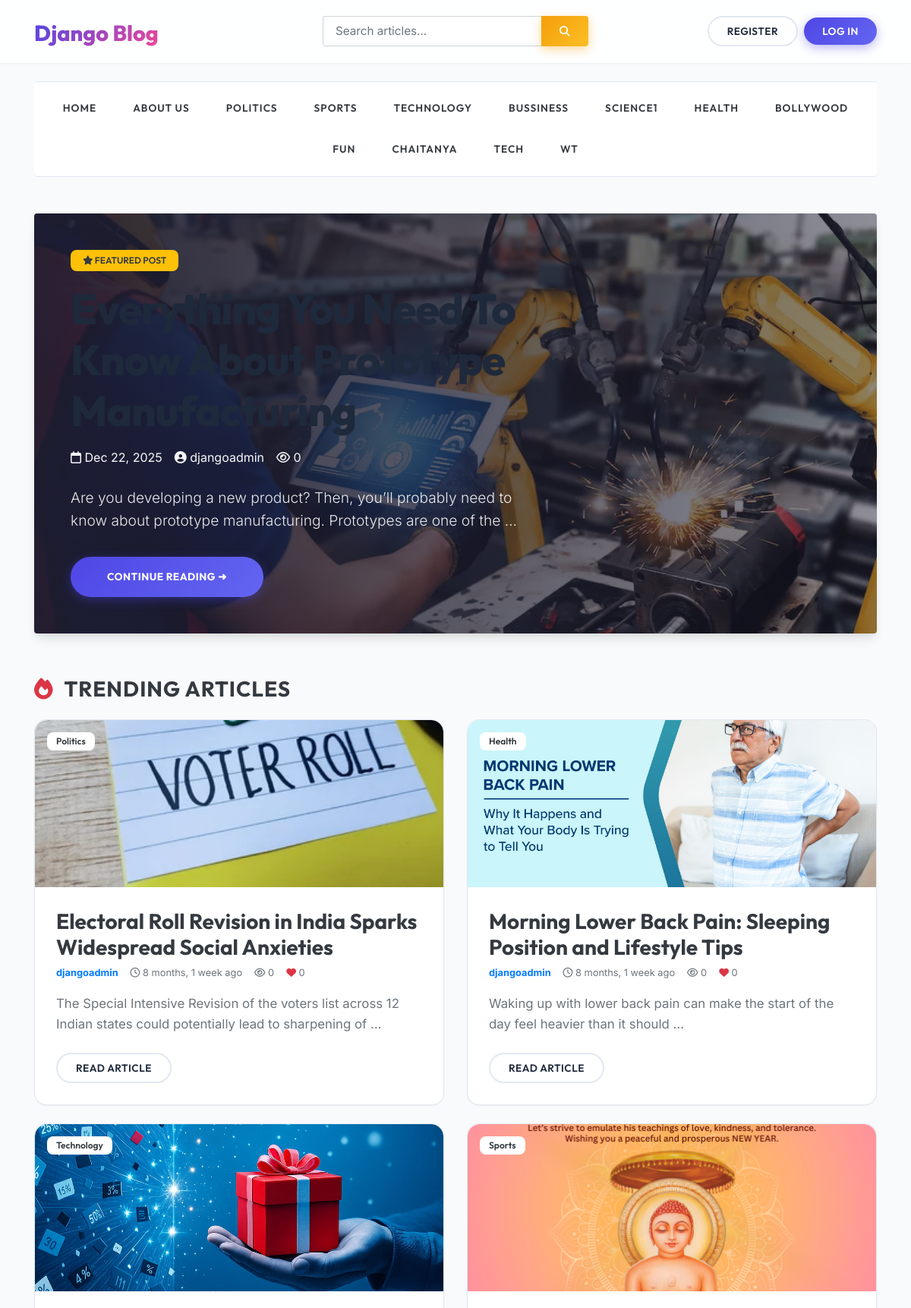
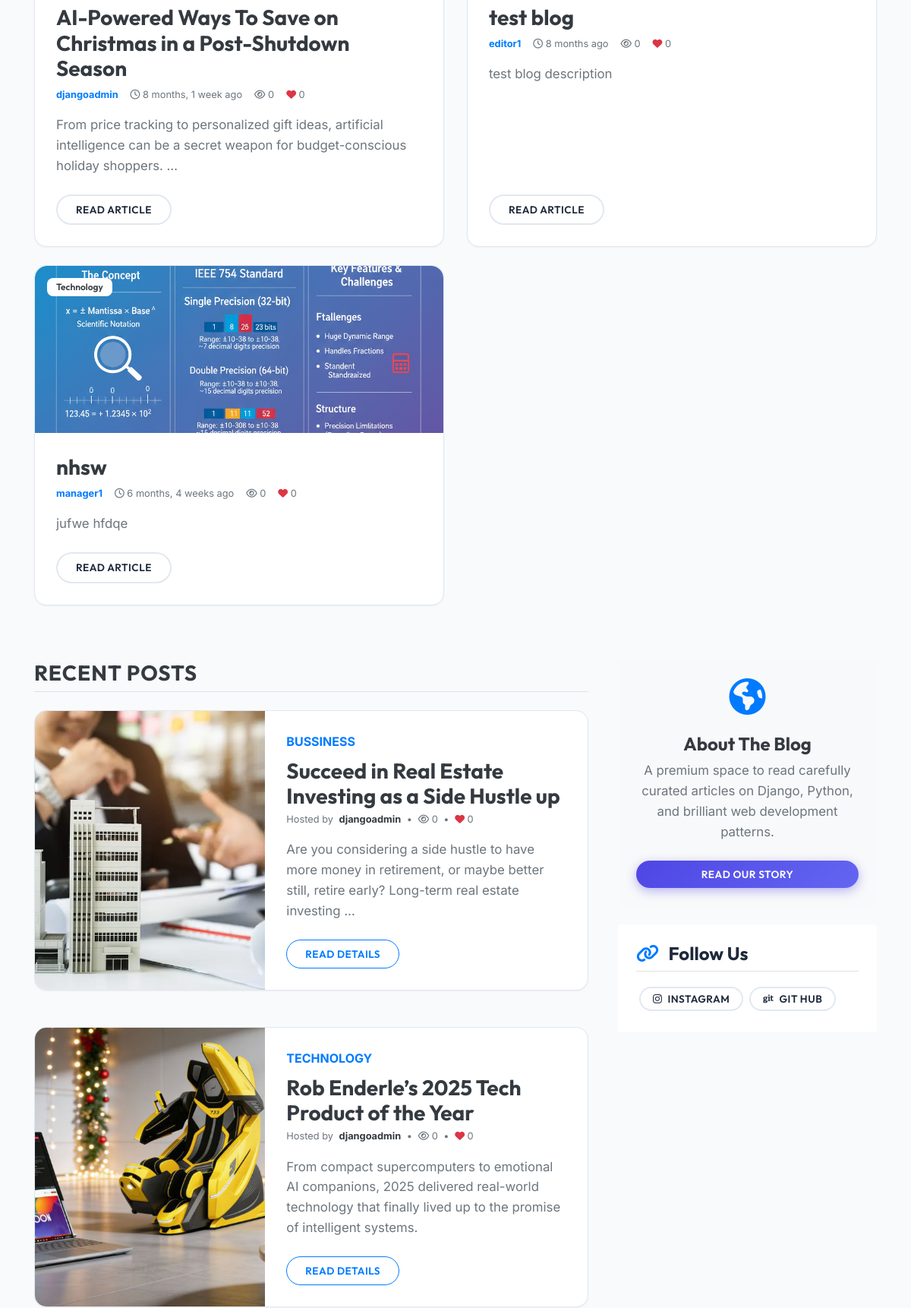
The page / (upper part) on the database its author committed (2 pictures, top to bottom).
### blogs/models.py (models this page shows, shortened)
class Category(models.Model):
    Category_name = models.CharField(max_length=50, unique=True)
    created_at = models.DateTimeField(auto_now_add=True)
    updated_at = models.DateTimeField(auto_now=True)
    class Meta:
        verbose_name_plural = 'categories'
    def __str__(self):
        return self.Category_name

class Blog(models.Model):
    title = models.CharField(max_length=100)
    slug = models.SlugField(max_length=150, unique=True, blank=True)
    category = models.ForeignKey(Category, on_delete=models.CASCADE)
    author = models.ForeignKey(User, on_delete=models.CASCADE)
    featured_image = models.ImageField(upload_to='uploads/%Y/%m/%d')
    short_description = models.TextField(max_length=500)
    blog_body = models.TextField(max_length=2000)
    status = models.CharField(max_length=20, choices=STATUS_CHOICES, default="draft")
    is_featured = models.BooleanField(default=True)
    views_count = models.PositiveIntegerField(default=0)
    likes = models.ManyToManyField(User, related_name='liked_blogs', blank=True)
    bookmarks = models.ManyToManyField(User, related_name='bookmarked_blogs', blank=True)
    created_at = models.DateTimeField(auto_now_add=True)
    updated_at = models.DateTimeField(auto_now=True)

class SocialLinks(models.Model):
    platform = models.CharField(max_length=25)
    link = models.URLField(max_length=100)
    created_at = models.DateTimeField(auto_now_add=True)
    updated_at = models.DateTimeField(auto_now=True)
    class Meta:
        verbose_name_plural = 'Social Links'

### blog_main/views.py (the view)
# urls.py: 2. Add a URL to urlpatterns:  path('', views.home, name='home')
def home(request):
    featured_posts = Blog.objects.filter(is_featured=True, status='published').order_by('updated_at')
    posts = Blog.objects.filter(is_featured=False, status='published')
    context = {
        "featured_posts": featured_posts,
        'posts': posts,
    }
    return render(request, "home.html", context)

### blogs/context_processors.py (called while the page is built)
def get_categories(request):
    categories = Category.objects.all()
    return dict(categories = categories)

def get_social_links(request):
    social_links= SocialLinks.objects.all()
    return dict(social_links = social_links)

### templates/home.html
{% extends 'base.html' %}
{% block content %}
{% for post in featured_posts %}
  {% if forloop.first %}
  <div class="hero-jumbotron p-4 p-md-5 text-white rounded position-relative mb-5" style="background-image: linear-gradient(to right, rgba(30,30,50,0.95), rgba(30,30,50,0.5)), url('{{ post.featured_image.url }}'); background-size: cover; background-position: center; min-height: 480px; display: flex; align-items: center;">
      <div class="col-md-7 px-0" style="z-index: 2;">
        <span class="badge bg-warning text-dark px-3 py-2 mb-3 shadow-sm rounded-pill"><i class="fa fa-star"></i> FEATURED POST</span>
        <h1 class="display-4 font-weight-bolder mb-3">{{ post.title }}</h1>
        <div class="text-light mb-4 d-flex align-items-center">
            <span class="mr-3"><i class="fa fa-calendar-o"></i> {{ post.created_at|date:"M d, Y" }}</span>
            <span class="mr-3"><i class="fa fa-user-circle"></i> <a href="{% url 'author_profile' post.author.username %}" class="text-light text-decoration-underline">{{ post.author }}</a></span>
            <span class="mr-3"><i class="fa fa-eye"></i> {{ post.views_count }}</span>
        </div>
        <p class="lead my-3" style="font-size: 1.2rem; opacity: 0.9;">{{ post.short_description|truncatewords:20 }}</p>
        <p class="lead mb-0 mt-4">
            <a href="{% url 'blogs' post.slug %}" class="btn btn-primary btn-lg font-weight-bold px-5 py-3 shadow-lg rounded-pill text-white mt-2">
                Continue reading ➜
            </a>
        </p>
      </div>
  </div>
  {% endif %}
{% endfor %}
<div class="row pt-2 mb-5">
    <div class="col-12 d-flex justify-content-between align-items-center mb-4">
        <h3 class="text-uppercase text-dark font-weight-bold m-0" style="letter-spacing: 1px;"><i class="fa fa-fire text-danger mr-2"></i> Trending Articles</h3>
    </div>
  {% for post in featured_posts %}
    {% if not forloop.first %}
    <div class="col-md-6 mb-4">
      <div class="card border-0 h-100 shadow-sm transition-transform">
        {% if post.featured_image %}
        <div class="position-absolute p-3 z-index-2 w-100 d-flex justify-content-between">
            <span class="badge bg-white text-dark shadow-sm">{{ post.category }}</span>
        </div>
        <a href="{% url 'blogs' post.slug %}">
          <img src="{{ post.featured_image.url }}" class="card-img-top" alt="{{ post.title }}">
        </a>
        {% endif %}
        <div class="card-body d-flex flex-column">
          <h3 class="mb-2"><a href="{% url 'blogs' post.slug %}" class="text-dark font-weight-bold text-decoration-none">{{ post.title }}</a></h3>
          <div class="mb-3 d-flex align-items-center text-muted small">
            <a href="{% url 'author_profile' post.author.username %}" class="text-primary font-weight-bold mr-3">{{ post.author }}</a>
            <span class="mr-3"><i class="fa fa-clock-o"></i> {{ post.created_at|timesince }} ago</span>
            <span class="mr-3"><i class="fa fa-eye"></i> {{ post.views_count }}</span>
            <span><i class="fa fa-heart text-danger"></i> {{ post.likes.count }}</span>
          </div>
          <p class="card-text text-muted mb-4">{{ post.short_description|truncatewords:18 }}</p>
          <div class="mt-auto">
              <a href="{% url 'blogs' post.slug %}" class="btn btn-outline-secondary btn-sm px-4 rounded-pill">Read Article</a>
          </div>
        </div>
      </div>
    </div>
    {% endif %}
  {% endfor %}
</div>
<main role="main" class="row">
    <div class="col-md-8 blog-main">
      <h3 class="text-uppercase text-dark font-weight-bold mb-4 pb-2 border-bottom" style="letter-spacing: 1px;">Recent Posts</h3>
      <div class="row">
      {% for post in posts %}
        <div class="col-12 mb-5">
            <div class="card border-0 shadow-sm flex-md-row bg-white h-100">
                {% if post.featured_image %}
                 <a href="{% url 'blogs' post.slug %}" class="d-none d-md-block h-100 col-md-5 p-0 overflow-hidden" style="border-top-left-radius: 16px; border-bottom-left-radius: 16px;">
                    <img src="{{ post.featured_image.url }}" alt="{{ post.title }}" class="img-fluid h-100 w-100" style="object-fit:cover;">
                </a>
                {% endif %}
                <div class="card-body d-flex flex-column align-items-start {{ post.featured_image|yesno:'col-md-7,col-12' }}">
                  <strong class="d-inline-block mb-2 text-primary text-uppercase font-weight-bold">{{ post.category }}</strong>
                  <h3 class="mb-1"><a href="{% url 'blogs' post.slug %}" class="text-dark">{{ post.title }}</a></h3>
                  <div class="mb-3 text-muted small">
                    Hosted by <a href="{% url 'author_profile' post.author.username %}" class="text-dark font-weight-bold mx-1">{{ post.author.get_full_name|default:post.author.username }}</a> &bull;
                    <span class="mx-1"><i class="fa fa-eye"></i> {{ post.views_count }}</span> &bull;
                    <span class="ml-1"><i class="fa fa-heart text-danger"></i> {{ post.likes.count }}</span>
                  </div>
                  <p class="card-text mb-4 text-muted">{{ post.short_description|truncatewords:22 }}</p>
                  <a class="btn btn-outline-primary btn-sm rounded-pill mt-auto shadow-sm px-4" href="{% url 'blogs' post.slug %}">Read Details</a>
                </div>
            </div>
        </div>
      {% endfor %}
      </div>
    </div>
    <aside class="col-md-4 blog-sidebar pl-md-4">
      <div class="p-4 mb-4 bg-light rounded text-center border-0 shadow-sm">
        <div class="mb-3"><i class="fa fa-globe fa-3x text-primary mb-2"></i></div>
        <h4 class="font-weight-bold text-dark">About The Blog</h4>
        <p class="mb-0 text-muted mt-2">A premium space to read carefully curated articles on Django, Python, and brilliant web development patterns.</p>
        <a href="{% url 'about_page' %}" class="btn btn-primary btn-block mt-4 rounded-pill shadow-sm">Read Our Story</a>
      </div>
      {% if social_links %}
      <div class="p-4 bg-white shadow-sm rounded">
        <h4 class="font-weight-bold border-bottom pb-2 mb-3"><i class="fa fa-link text-primary mr-2"></i> Follow Us</h4>
        <ol class="list-unstyled mb-0 d-flex flex-wrap">
          {% for i in social_links %}
            <li class="m-1"><a href="{{ i.link }}" target="_blank" class="btn btn-outline-secondary rounded-pill px-3 py-1 btn-sm"><i class="fa fa-{{ i.platform|lower }} mr-1"></i> {{ i.platform }}</a></li>
          {% endfor %}
        </ol>
      </div>
      {% endif %}
    </aside>
</main>
{% endblock %}

### templates/base.html (shortened to what this page needs)
{% load static %}
<!DOCTYPE html>
<html lang="en">
<head>
    <link href="https://getbootstrap.com/docs/4.0/dist/css/bootstrap.min.css" rel="stylesheet">
    <link rel="stylesheet" href="https://cdnjs.cloudflare.com/ajax/libs/font-awesome/4.7.0/css/font-awesome.min.css">
    <link href="{% static 'css/blog.css' %}" rel="stylesheet">
</head>
<body>
<div class="glass-nav py-3 mb-4">
    <div class="container">
        <header class="row flex-nowrap justify-content-between align-items-center">
            <div class="col-4 pt-1">
                <a class="blog-header-logo" href="{% url 'home' %}">Django Blog</a>
            </div>
            <div class="col-4">
                <form action="{% url 'search' %}" method="GET" class="w-100">
                    <div class="input-group drop-shadow-sm">
                        <input class="form-control border-right-0 form-control-lg rounded-left"
                               type="text"
                               name="keyword"
                               placeholder="Search articles..."
                               aria-label="Search articles"
                               style="font-family: var(--font-body); font-size: 0.95rem;">
                        <div class="input-group-append">
                            <button class="btn btn-warning rounded-right px-4" type="submit" style="border-top-left-radius: 0; border-bottom-left-radius: 0;">
                                <i class="fa fa-search"></i>
                            </button>
                        </div>
                    </div>
                </form>
            </div>
            {% if not user.is_authenticated %}
            <div class="col-4 d-flex justify-content-end align-items-center">
                <a class="btn btn-outline-secondary mr-2" href="{% url 'register' %}">Register</a>
                <a class="btn btn-primary px-4" href="{% url 'login' %}">Log In</a>
            </div>
            {% endif %}
        </header>
    </div>
</div>
<div class="container">
    <div class="category-nav py-2 shadow-sm rounded mb-5">
        <nav class="nav d-flex justify-content-center text-center">
            <a class="p-3 text-dark mx-2" href="{% url 'home' %}">HOME</a>
            <a class="p-3 text-dark mx-2" href="{% url 'about_page' %}">ABOUT US</a>
            {% for i in categories %}
            <a class="p-3 text-dark mx-2" href="{% url 'posts_by_category' i.id %}">
                {{ i.Category_name }}
            </a>
            {% endfor %}
        </nav>
    </div>
    {% block content %}
    {% endblock %}
</div>
</body>
</html>

### blog_main/static/css/blog.css (style rules this page uses)
:root { --primary: #4f46e5; --primary-hover: #4338ca; --secondary: #ec4899; --dark: #1e293b; --light: #f8fafc; --muted: #64748b; --border: #e2e8f0; --bg-body: #f8fafc; --bg-card: #ffffff; --shadow-sm: 0 1px 2px 0 rgba(0, 0, 0, 0.05); --shadow-md: 0 4px 6px -1px rgba(0, 0, 0, 0.1), 0 2px 4px -1px rgba(0, 0, 0, 0.06); --shadow-lg: 0 10px 15px -3px rgba(0, 0, 0, 0.1), 0 4px 6px -2px rgba(0, 0, 0, 0.05); --shadow-hover: 0 20px 25px -5px rgba(0, 0, 0, 0.1), 0 10px 10px -5px rgba(0, 0, 0, 0.04); --font-heading: 'Outfit', sans-serif; --font-body: 'Inter', sans-serif; --transition: all 0.3s cubic-bezier(0.4, 0, 0.2, 1); }
body { font-family: var(--font-body); background-color: var(--bg-body); color: var(--dark); line-height: 1.6; }
h1, h2, h3, h4, h5, h6 { font-family: var(--font-heading); font-weight: 700; color: var(--dark); }
.display-4 { font-weight: 800; letter-spacing: -0.02em; }
p { font-size: 1.05rem; }
.glass-nav { background: rgba(255, 255, 255, 0.85); backdrop-filter: blur(12px); -webkit-backdrop-filter: blur(12px); border-bottom: 1px solid rgba(255,255,255,0.3); position: sticky; top: 0; z-index: 1000; box-shadow: var(--shadow-sm); }
.blog-header-logo { font-family: var(--font-heading); font-size: 1.8rem; font-weight: 800; background: linear-gradient(135deg, var(--primary), var(--secondary)); -webkit-background-clip: text; -webkit-text-fill-color: transparent; text-decoration: none; }
.btn { font-family: var(--font-heading); font-weight: 600; border-radius: 50rem; padding: 0.5rem 1.5rem; transition: var(--transition); text-transform: uppercase; letter-spacing: 0.5px; font-size: 0.85rem; }
.btn-primary { background: linear-gradient(135deg, var(--primary), #6366f1); border: none; box-shadow: 0 4px 14px 0 rgba(79, 70, 229, 0.39); }
.btn-warning { background: linear-gradient(135deg, #f59e0b, #fbbf24); color: white; border: none; box-shadow: 0 4px 14px 0 rgba(245, 158, 11, 0.39); }
.btn-outline-secondary { border: 2px solid var(--border); color: var(--dark); }
.card { border-radius: 16px; border: 1px solid var(--border) !important; box-shadow: var(--shadow-sm); transition: var(--transition); background: var(--bg-card); overflow: hidden; }
.card-img-top { height: 220px; object-fit: cover; border-top-left-radius: 16px; border-top-right-radius: 16px; }
.card-body { padding: 1.75rem; }
.hero-jumbotron { border-radius: 20px; overflow: hidden; position: relative; box-shadow: var(--shadow-lg); margin-bottom: 3rem; }
.badge { padding: 0.5em 1em; border-radius: 8px; font-weight: 600; font-family: var(--font-heading); }
.category-nav { border-top: 1px solid var(--border); border-bottom: 1px solid var(--border); background: white; margin-bottom: 3rem; }
.category-nav a { font-family: var(--font-heading); font-weight: 600; text-transform: uppercase; font-size: 0.85rem; letter-spacing: 1px; }

### rows shown on the page
Category: Category_name "POLITICS"
Category: Category_name "SPORTS"
Category: Category_name "TECHNOLOGY"
Category: Category_name "BUSSINESS"
Category: Category_name "SCIENCE1"
Category: Category_name "HEALTH"
Category: Category_name "BOLLYWOOD"
Category: Category_name "FUN"
Category: Category_name "CHAITANYA"
Category: Category_name "TECH"
Category: Category_name "WT"
Blog: featured_image (picture), title "Everything You Need To Know About Prototype Manufacturing", created_at "Dec 22, 2025", author "djangoadmin", views_count "0", short_description "Are you developing a new product? Then, you’ll probably need to know about prototype manufacturing. Prototypes are one of the …"
Blog: category "Politics", featured_image (picture), title "Electoral Roll Revision in India Sparks Widespread Social Anxieties", author "djangoadmin", created_at "8 months, 1 week", views_count "0", likes.count "0", short_description "The Special Intensive Revision of the voters list across 12 Indian states could potentially lead to sharpening of …"
Blog: category "Health", featured_image (picture), title "Morning Lower Back Pain: Sleeping Position and Lifestyle Tips", author "djangoadmin", created_at "8 months, 1 week", views_count "0", likes.count "0", short_description "Waking up with lower back pain can make the start of the day feel heavier than it should …"
Blog: category "Technology", featured_image (picture), title "AI-Powered Ways To Save on Christmas in a Post-Shutdown Season", author "djangoadmin", created_at "8 months, 1 week", views_count "0", likes.count "0", short_description "From price tracking to personalized gift ideas, artificial intelligence can be a secret weapon for budget-conscious holiday shoppers. …"
Blog: category "Sports", featured_image (picture), title "test blog", author "editor1", created_at "8 months", views_count "0", likes.count "0", short_description "test blog description"
Blog: category "Technology", featured_image (picture), title "nhsw", author "manager1", created_at "6 months, 4 weeks", views_count "0", likes.count "0", short_description "jufwe hfdqe"
Blog: featured_image (picture), category "BUSSINESS", title "Succeed in Real Estate Investing as a Side Hustle up", author.get_full_name "djangoadmin", views_count "0", likes.count "0", short_description "Are you considering a side hustle to have more money in retirement, or maybe better still, retire early? Long-term real estate investing …"
Blog: featured_image (picture), category "TECHNOLOGY", title "Rob Enderle’s 2025 Tech Product of the Year", author.get_full_name "djangoadmin", views_count "0", likes.count "0", short_description "From compact supercomputers to emotional AI companions, 2025 delivered real-world technology that finally lived up to the promise of intelligent systems."
SocialLinks: platform "INSTAGRAM"
SocialLinks: platform "GIT HUB"
